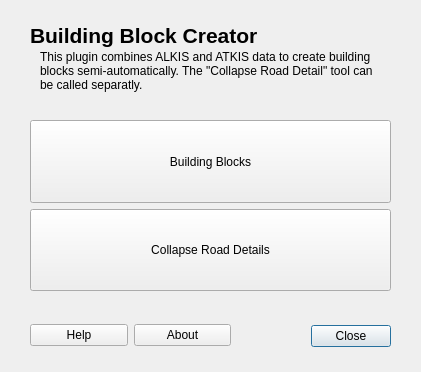
<?xml version="1.0" encoding="UTF-8"?>
<ui version="4.0">
 <class>BuildingBlockCreatorDialogBase</class>
 <widget class="QDialog" name="BuildingBlockCreatorDialogBase">
  <property name="windowTitle">
   <string>Building Block Creator</string>
  </property>
  <widget class="QDialogButtonBox" name="button_box">
   <property name="geometry">
    <rect>
     <x>50</x>
     <y>320</y>
     <width>341</width>
     <height>32</height>
    </rect>
   </property>
   <property name="font">
    <font>
     <kerning>true</kerning>
    </font>
   </property>
   <property name="orientation">
    <enum>Qt::Horizontal</enum>
   </property>
   <property name="standardButtons">
    <set>QDialogButtonBox::Close</set>
   </property>
  </widget>
  <widget class="QWidget" name="verticalLayoutWidget">
   <property name="geometry">
    <rect>
     <x>30</x>
     <y>120</y>
     <width>361</width>
     <height>171</height>
    </rect>
   </property>
   <layout class="QVBoxLayout" name="verticalLayout">
    <property name="spacing">
     <number>6</number>
    </property>
    <item>
     <widget class="QPushButton" name="pushButton">
      <property name="enabled">
       <bool>true</bool>
      </property>
      <property name="sizePolicy">
       <sizepolicy hsizetype="Minimum" vsizetype="Preferred">
        <horstretch>0</horstretch>
        <verstretch>0</verstretch>
       </sizepolicy>
      </property>
      <property name="text">
       <string>Building Blocks</string>
      </property>
     </widget>
    </item>
    <item>
     <widget class="QPushButton" name="pushButton_2">
      <property name="sizePolicy">
       <sizepolicy hsizetype="Minimum" vsizetype="Preferred">
        <horstretch>0</horstretch>
        <verstretch>0</verstretch>
       </sizepolicy>
      </property>
      <property name="text">
       <string>Collapse Road Details</string>
      </property>
     </widget>
    </item>
   </layout>
  </widget>
  <widget class="QLabel" name="label">
   <property name="geometry">
    <rect>
     <x>30</x>
     <y>20</y>
     <width>241</width>
     <height>31</height>
    </rect>
   </property>
   <property name="font">
    <font>
     <pointsize>16</pointsize>
     <weight>75</weight>
     <bold>true</bold>
    </font>
   </property>
   <property name="text">
    <string>Building Block Creator</string>
   </property>
  </widget>
  <widget class="QLabel" name="label_2">
   <property name="geometry">
    <rect>
     <x>40</x>
     <y>50</y>
     <width>341</width>
     <height>51</height>
    </rect>
   </property>
   <property name="text">
    <string>This plugin combines ALKIS and ATKIS data to create building blocks semi-automatically. The &quot;Collapse Road Detail&quot; tool can be called separatly.</string>
   </property>
   <property name="alignment">
    <set>Qt::AlignLeading|Qt::AlignLeft|Qt::AlignTop</set>
   </property>
   <property name="wordWrap">
    <bool>true</bool>
   </property>
  </widget>
  <widget class="QWidget" name="horizontalLayoutWidget">
   <property name="geometry">
    <rect>
     <x>30</x>
     <y>320</y>
     <width>201</width>
     <height>31</height>
    </rect>
   </property>
   <layout class="QHBoxLayout" name="horizontalLayout">
    <item>
     <widget class="QPushButton" name="pushButton_4">
      <property name="text">
       <string>Help</string>
      </property>
     </widget>
    </item>
    <item>
     <widget class="QPushButton" name="pushButton_3">
      <property name="cursor">
       <cursorShape>PointingHandCursor</cursorShape>
      </property>
      <property name="toolTip">
       <string>See the theoretical background</string>
      </property>
      <property name="text">
       <string>About</string>
      </property>
     </widget>
    </item>
   </layout>
  </widget>
 </widget>
 <resources/>
 <connections>
  <connection>
   <sender>button_box</sender>
   <signal>accepted()</signal>
   <receiver>BuildingBlockCreatorDialogBase</receiver>
   <slot>accept()</slot>
   <hints>
    <hint type="sourcelabel">
     <x>20</x>
     <y>20</y>
    </hint>
    <hint type="destinationlabel">
     <x>20</x>
     <y>20</y>
    </hint>
   </hints>
  </connection>
  <connection>
   <sender>button_box</sender>
   <signal>rejected()</signal>
   <receiver>BuildingBlockCreatorDialogBase</receiver>
   <slot>reject()</slot>
   <hints>
    <hint type="sourcelabel">
     <x>20</x>
     <y>20</y>
    </hint>
    <hint type="destinationlabel">
     <x>20</x>
     <y>20</y>
    </hint>
   </hints>
  </connection>
 </connections>
</ui>
